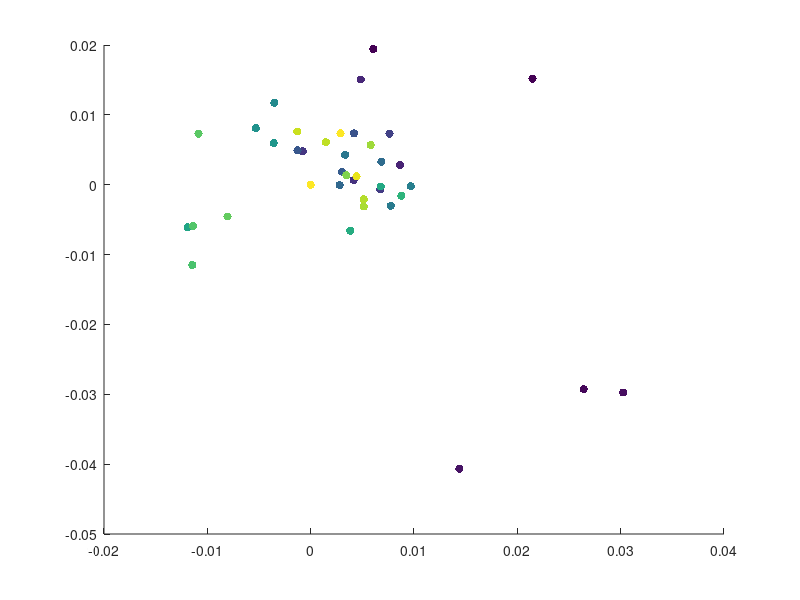

This figure's MATLAB source:
%%% compute X containing coordinate vectors of corresponding to teeth 
%%% continuous procrustes distance matrix is known
%%preparation
%clear vars;

%% load distance matrix
load('cPDistMatrix.mat');
% square all entries in matrix
Ds = cPDistMatrix.^2;
% determine K, which is equal to XTX = <xi,xj>
K = -0.5*(Ds - repmat(mean(Ds),length(Ds),1) - repmat(mean(Ds,2),1,length(Ds)) + mean(Ds(:))*ones(length(Ds)));
% conduct eigen decomposition
[U,S] = eig(K);
% determine new dimension of data (excluding eigen values = 0)
P = sum(diag(S) > 0);
% determine coordinate matrix X
X = sqrt(S(1:P,1:P)) * U(1:P,1:P);
% plot 2 or 3 dimensions selecting for columns of X
%close all;
figure;
c = linspace(1,10,length(X));
scatter(X(:,1),X(:,2),[],c,'filled');
% hold on; scatter(X(:,1),X(:,3),[],c,'*');
% scatter(X(:,45),X(:,63),[],c,'o');

% plot all possible combinations using for loop